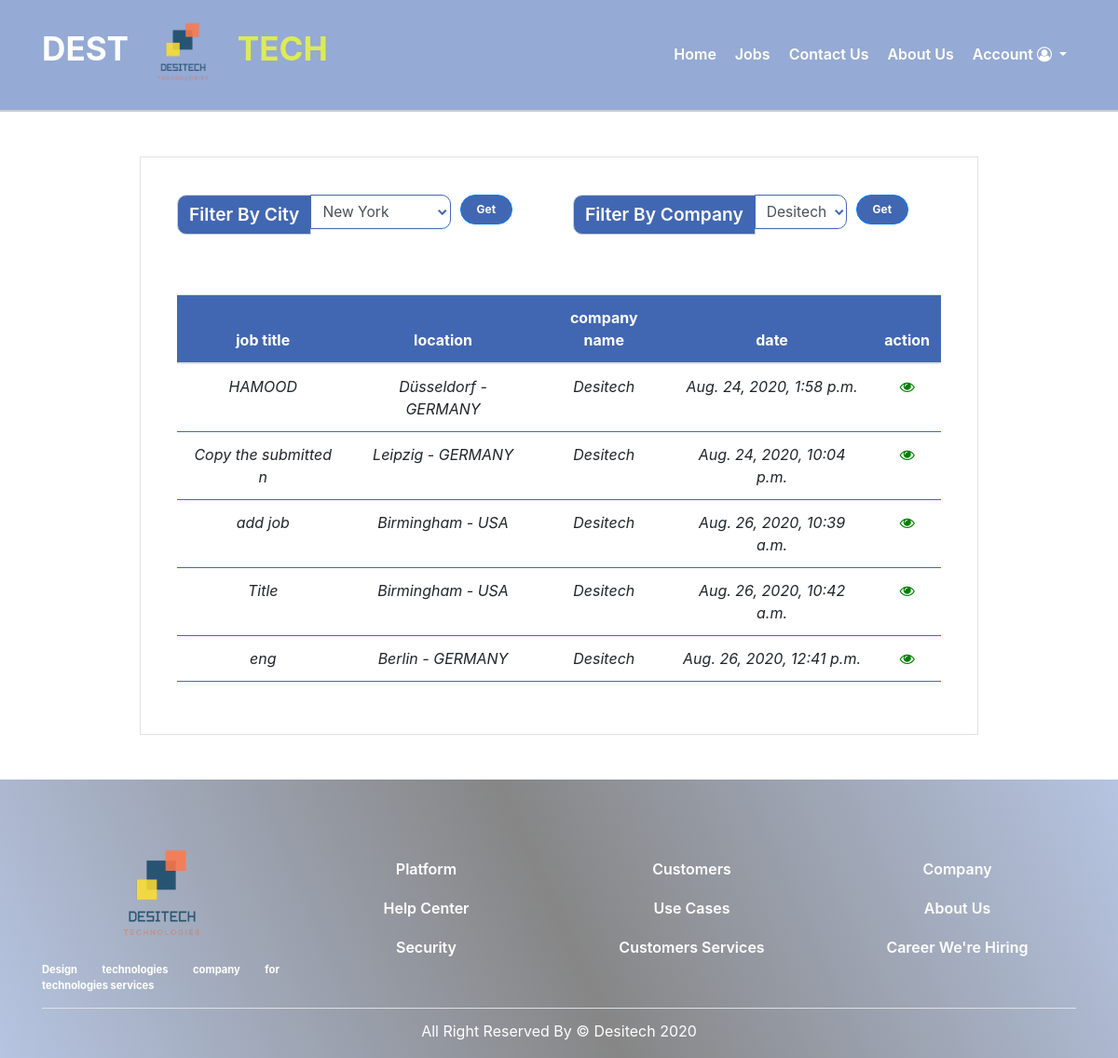
Page /jobs/listjobs/ on the earlier database version.
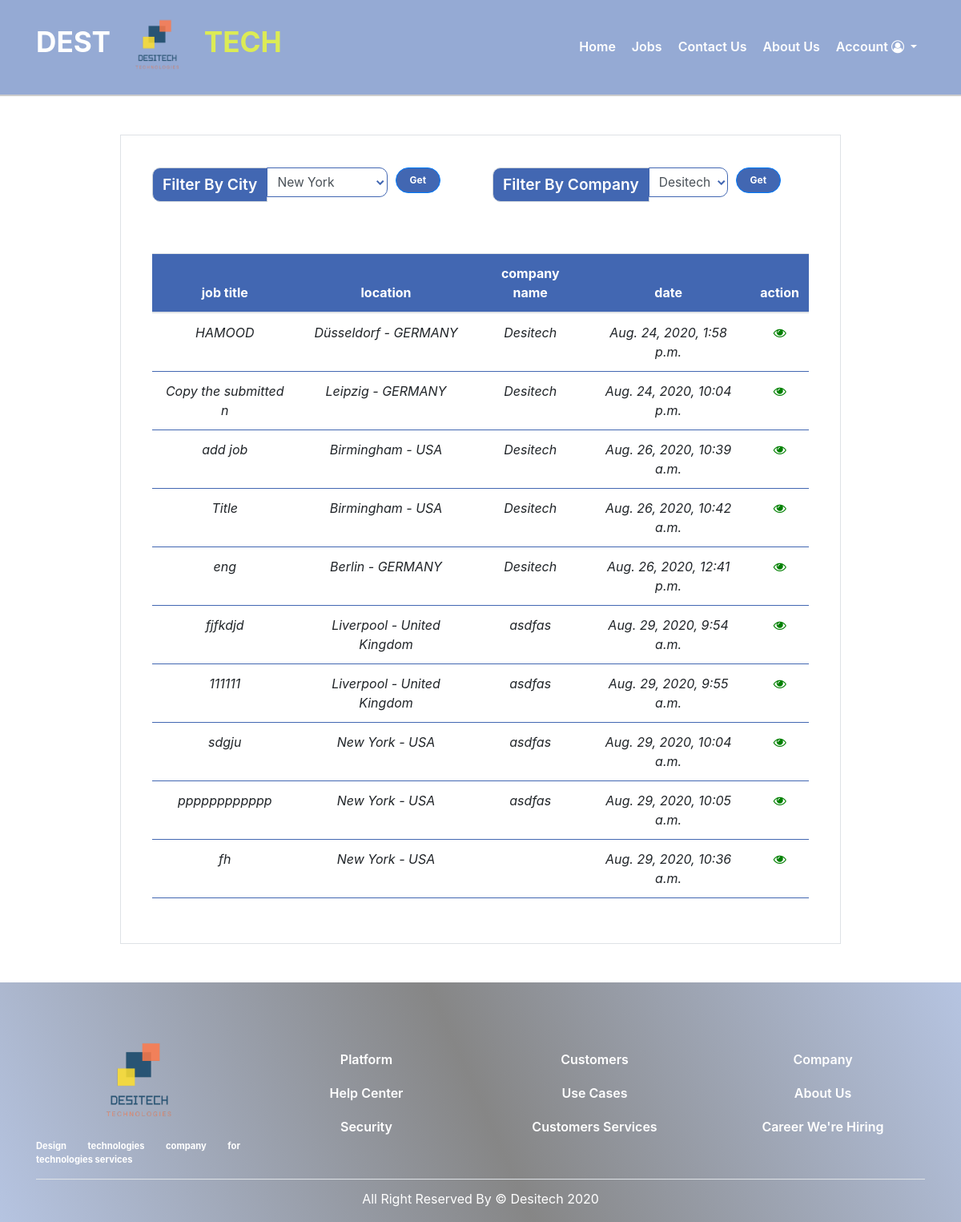
Same page on the later database version.
### jobs/models.py (models this page shows, shortened)
class Job (models.Model):
    publish_By =models.ForeignKey(User , on_delete=models.CASCADE)
    title = models.CharField(max_length=50)
    abstract = models.TextField()
    skills = models.TextField()
    description = models.TextField()
    country = models.ForeignKey(Country, on_delete=models.SET_NULL, null=True)
    city = models.ForeignKey(City, on_delete=models.SET_NULL, null=True)
    date = models.DateTimeField(auto_now_add=True)
    job_manger = models.Manager()

### accounts/models/City.py (models this page shows, shortened)
class City(models.Model):
    country = models.ForeignKey(Country, on_delete=models.CASCADE)
    name = models.CharField(max_length=30)
    class Meta:
        verbose_name_plural = "Cities"
    def __str__(self):
        return self.name

### accounts/models/Country.py (models this page shows, shortened)
class Country(models.Model):
    name = models.CharField(max_length=30)
    class Meta:
        verbose_name_plural = "Countries"
    def __str__(self):
        return self.name

### accounts/models/User.py (models this page shows, shortened)
class User (AbstractBaseUser , PermissionsMixin):
    email = models.EmailField(unique=True , null=False)
    is_staff = models.BooleanField(default=True)
    is_active = models.BooleanField(default=True)
    is_superuser = models.BooleanField(default=False)
    COMPANY = 1
    JOB_SEEKER = 2
    REQUIRED_FIELDS = ['user_type']
    USERNAME_FIELD = 'email'
    _TYPE = ((COMPANY , 'company') , (JOB_SEEKER , 'job_seeker') )
    user_type  = models.PositiveSmallIntegerField (choices=_TYPE  )
    objects = UserManager ()

### accounts/models/CompanyProfile.py (models this page shows)
class Company_profile (models.Model):
    user = models.OneToOneField(settings.AUTH_USER_MODEL, on_delete=models.CASCADE , primary_key=True)
    Name =models.CharField(max_length=50 )
    country = models.ForeignKey(Country, on_delete=models.SET_NULL , null=True)
    city = models.ForeignKey(City, on_delete=models.SET_NULL , null=True)
    street = models.CharField(max_length=128 , null=True)
    building_number = models.IntegerField(null=True)
    zip_code =  models.CharField("ZIP / Postal code", max_length=12, null=True)
    phone_regex = RegexValidator(regex=r'^\+?1?\d{9,15}$',
                    message="Phone number must be entered in the format: '+999999999'. Up to 15 digits allowed.")
    phone_number = models.CharField( validators=[phone_regex] , max_length=17 , null=True)
    mobile_number = models.CharField( validators=[phone_regex] ,max_length=17 , null=True)

### jobs/views/AllJobsView.py (the view)
# urls.py: path('listjobs/', AllJobsView.AllJobsView.as_view(), name='all-jobs-list'),
class AllJobsView(ListView):
    model = Job
    template_name = 'list_jobs.html'
    context_object_name = 'jobs'
    ordering = ['date']
    jobs = Job.job_manger.all()
    def get_context_data(self, **kwargs):
        context = super(AllJobsView, self).get_context_data(**kwargs)
        Cities = City.objects.all()
        Companies = Company_profile.objects.all()
        jobs = self.get_queryset()
        context['jobs'] = jobs
        context['jobsCount'] = len (jobs)
        context['Cities'] = Cities
        context['Companies'] = Companies
        return context

### jobs/templates/list_jobs.html (shortened to what the changed rows need)
{% extends 'shared/_base.html' %}
{% load static %}
{% block content%}
  <section class= 'mytable mx-auto my-5 p-4 border'>
    <div class="container animate__animated animate__fadeInUp">
                <div class="row">
                    <div class="col-md-12 col-sm-12">
                        <div class="table-responsive my-3">
                            <table class="table table-hover my-3 " id='dataTable'>
                                <thead>
                                    <tr>
                                        <th scope="col">job title</th>
                                        <th scope="col">location</th>
                                        <th scope="col">company name</th>
                                        <th scope="col">date</th>
                                        <th scope="col">action</th>
                                    </tr>
                                </thead>
                                <tbody>
                                  {% for job in jobs %}
                                      <tr >
                                          <td scope="row">{{job.title}}</td>
                                          <td>{{job.city}} - {{job.country}}</td>
                                          <td>{{job.publish_By.company_profile.Name}}</td>
                                          <td>{{job.date}}</td>
                                          <td><a href={% url 'jobs:job-detail' job.id %}><i class="fa fa-eye" aria-hidden="true"></i></a></td>
                                      </tr>
                                  {% endfor %}
                                </tbody>
                            </table>
                        </div>
                    </div>
                </div>
    </div>
</section>
{% endblock %}

Differences in the rows shown:
added Job: title "fjfkdjd", city "Liverpool", country "United Kingdom", publish_By.company_profile.Name "asdfas", date "Aug. 29, 2020, 9:54 a.m."
added Job: title "111111", city "Liverpool", country "United Kingdom", publish_By.company_profile.Name "asdfas", date "Aug. 29, 2020, 9:55 a.m."
added Job: title "sdgju", city "New York", country "USA", publish_By.company_profile.Name "asdfas", date "Aug. 29, 2020, 10:04 a.m."
added Job: title "pppppppppppp", city "New York", country "USA", publish_By.company_profile.Name "asdfas", date "Aug. 29, 2020, 10:05 a.m."
added Job: title "fh", city "New York", country "USA", date "Aug. 29, 2020, 10:36 a.m."
